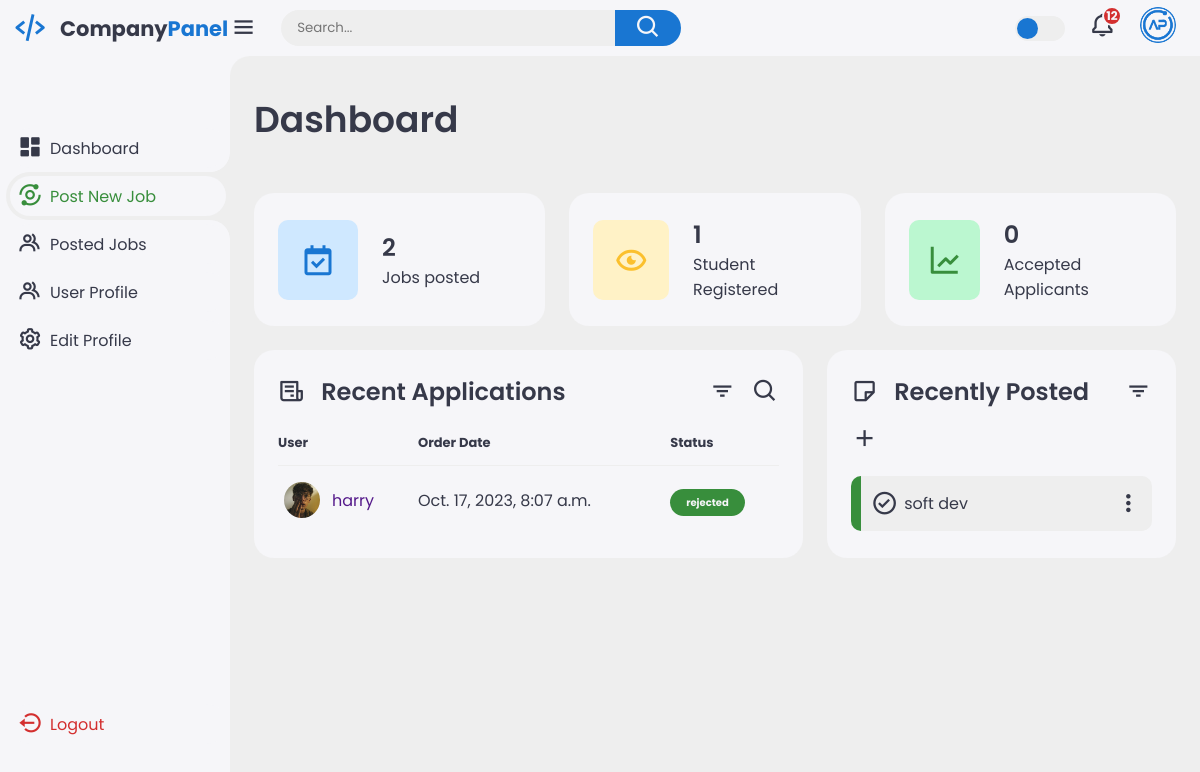
/company_dashboard (signed in), run on an earlier commit of the app's database.
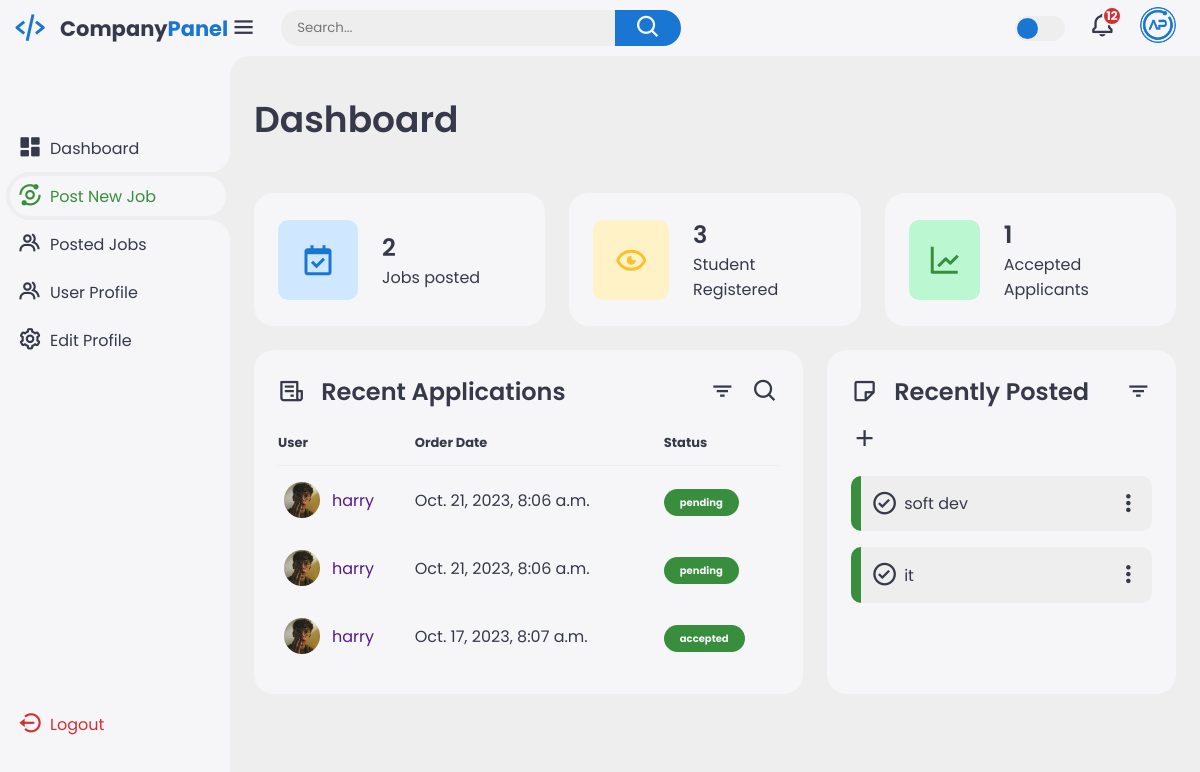
And on a later commit of the database.
### pms/models.py (models this page shows, shortened)
class JobApplication(models.Model):
    job = models.ForeignKey(JobPosting, on_delete=models.CASCADE)
    applicant = models.ForeignKey(StudentProfile, on_delete=models.CASCADE)
    cover_letter = models.TextField()
    status = models.CharField(max_length=20, choices=[("pending", "Pending"), ("accepted", "Accepted"), ("rejected", "Rejected")], default="pending")
    application_date = models.DateTimeField(auto_now_add=True)

class StudentProfile(models.Model):
    user = models.OneToOneField(CustomUser, on_delete=models.CASCADE)
    name = models.CharField(max_length=100)
    contact_info = models.CharField(max_length=100)
    skills = models.TextField()

class CustomUser(AbstractUser):
    ROLE_CHOICES = (
        ('student', 'Student'),
        ('company', 'Company'),
    )
    role = models.CharField(max_length=10, choices=ROLE_CHOICES)
    phone_number = models.CharField(max_length=50)

class JobPosting(models.Model):
    title = models.CharField(max_length=100)
    description = models.TextField()
    company = models.ForeignKey(CompanyProfile, on_delete=models.CASCADE)
    application_deadline = models.DateField()
    is_active = models.BooleanField(default=True)

### pms/views.py (the view)
# urls.py: path('company_dashboard',views.company_dashboard,name='company_dashboard'),
def company_dashboard(request):
    total_job_applications = JobApplication.objects.filter(job__company=request.user.companyprofile).count()
    total_accepted_applications = JobApplication.objects.filter(
            job__company=request.user.companyprofile, status='accepted'
        ).count()
    total_job_postings = JobPosting.objects.filter(company=request.user.companyprofile).count()
    recent_jobs = JobPosting.objects.filter(company=request.user.companyprofile, is_active=True).order_by('-id')[:5]
    recent_applications = JobApplication.objects.filter(job__company=request.user.companyprofile).order_by('-application_date')[:5]
    return render(request,'pms/company_dashboard1.html',{'recent_applications':recent_applications,'total_job_postings': total_job_postings,'total_job_applications': total_job_applications,'total_accepted_applications': total_accepted_applications,'recent_jobs': recent_jobs})

### pms/templates/pms/company_dashboard1.html (shortened to what this page needs)
<!DOCTYPE html>
{% load static %}
<html lang="en">
<head>
    <link href='https://unpkg.com/boxicons@2.1.4/css/boxicons.min.css' rel='stylesheet'>
    <link rel="stylesheet" href="{% static 'css/company_dashboard1.css'%}">
</head>
<body>
    <div class="sidebar">
        <a href="#" class="logo">
            <i class='bx bx-code-alt'></i>
            <div class="logo-name"><span>Company</span>Panel</div>
        </a>
        <ul class="side-menu">
            <li><a href="#"><i class='bx bxs-dashboard'></i>Dashboard</a></li>
            <li class="active"><a href="{% url 'post_job' %}"><i class='bx bx-analyse'></i>Post New Job</a></li>
            <li><a href="{% url 'posted_jobs' %}"><i class='bx bx-group'></i>Posted Jobs</a></li>
            <li><a href="{% url 'view_company_profile' %}"><i class='bx bx-group'></i>User Profile</a></li>
            <li><a href="{% url 'edit_company_profile' %}"><i class='bx bx-cog'></i>Edit Profile</a></li>
        </ul>
        <ul class="side-menu">
            <li>
                <a href="{% url 'logout' %}" class="logout">
                    <i class='bx bx-log-out-circle'></i>
                    Logout
                </a>
            </li>
        </ul>
    </div>
    <div class="content">
        <nav>
            <i class='bx bx-menu'></i>
            <form action="#">
                <div class="form-input">
                    <input type="search" placeholder="Search...">
                    <button class="search-btn" type="submit"><i class='bx bx-search'></i></button>
                </div>
            </form>
            <label for="theme-toggle" class="theme-toggle"></label>
            <a href="#" class="notif">
                <i class='bx bx-bell'></i>
                <span class="count">12</span>
            </a>
            <a href="#" class="profile">
                <img src="{% static 'images/logo.png'%}">
            </a>
        </nav>
        <main>
            <div class="header">
                <div class="left">
                    <h1>Dashboard</h1>
                </div>
            </div>
            <ul class="insights">
                <li>
                    <i class='bx bx-calendar-check'></i>
                    <span class="info">
                        <h3>
                            {{ total_job_postings }}
                        </h3>
                        <p>Jobs posted</p>
                    </span>
                </li>
                <li><i class='bx bx-show-alt'></i>
                    <span class="info">
                        <h3>
                            {{ total_job_applications }}
                        </h3>
                        <p>Student Registered</p>
                    </span>
                </li>
                <li><i class='bx bx-line-chart'></i>
                    <span class="info">
                        <h3>
                            {{total_accepted_applications}}
                        </h3>
                        <p>Accepted Applicants</p>
                    </span>
                </li>
            </ul>
            <div class="bottom-data">
                <div class="orders">
                    <div class="header">
                        <i class='bx bx-receipt'></i>
                        <h3>Recent Applications</h3>
                        <i class='bx bx-filter'></i>
                        <i class='bx bx-search'></i>
                    </div>
                    <table>
                        <thead>
                            <tr>
                                <th>User</th>
                                <th>Order Date</th>
                                <th>Status</th>
                            </tr>
                        </thead>
                        <tbody>
                            {% for application in recent_applications %}
                            <tr>
                                <td>
                                    <img src="{% static 'images/profile-1.jpg'%}">
                                    <a href="">
                                    <p>{{ application.applicant.user.username }}</p>
                                    </a>
                                </td>
                                <td>{{ application.application_date }}</td>
                                <td><span class="status completed">{{ application.status }}</span></td>
                            </tr>
                            {% endfor %}
                        </tbody>
                    </table>
                </div>
                <div class="reminders">
                    <div class="header">
                        <i class='bx bx-note'></i>
                        <h3>Recently Posted</h3>
                        <i class='bx bx-filter'></i>
                        <i class='bx bx-plus'></i>
                    </div>
                    <ul class="task-list">
                        {% for job in recent_jobs %}
                        <li class="completed">
                            <div class="task-title">
                                <i class='bx bx-check-circle'></i>
                                <p>{{ job.title }}</p>
                            </div>
                            <i class='bx bx-dots-vertical-rounded'></i>
                        </li>
                        {% endfor %}
                    </ul>
                </div>
            </div>
        </main>
    </div>
</body>
</html>

What changed in the data, as far as the page shows it:
added JobApplication: applicant.user.username "harry", application_date "Oct. 21, 2023, 8:06 a.m.", status "pending"
added JobApplication: applicant.user.username "harry", application_date "Oct. 21, 2023, 8:06 a.m.", status "pending"
changed JobApplication: status "rejected" → "accepted"
now on this page (row edited): JobPosting: title "it"
Also different on the page:
{{ total_job_applications }}: "1" → "3"
{{ total_accepted_applications }}: "0" → "1"
